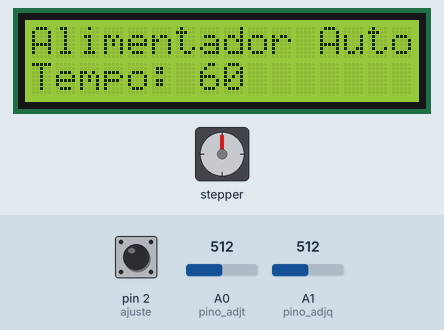
The sketch below on a simulated Arduino Uno, built with avr-gcc and run on an emulated ATmega328P. Shown: 16×2 character LCD, stepper motor. The test bench sets the inputs (shaded band); at power-on: pin 2 (ajuste) HIGH, A0 (pino_adjt) = 512, A1 (pino_adjq) = 512. Stepper angles assume 512 steps per turn.

Above: at 1.2 s.
At 3.3 s:
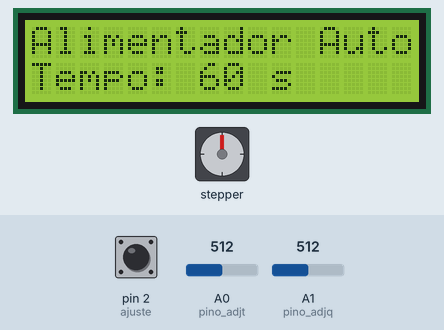
3.4 s: pin 2 (ajuste) pulled LOW for 0.15 s
At 3.48 s:
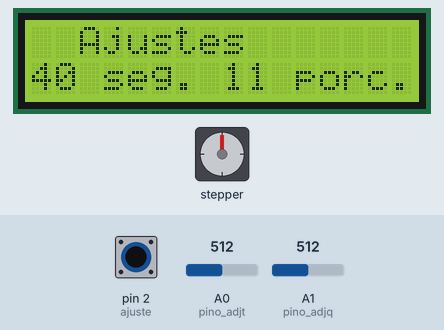
5.0 s: pin 2 (ajuste) pulled LOW for 3.2 s
At 48.68 s:
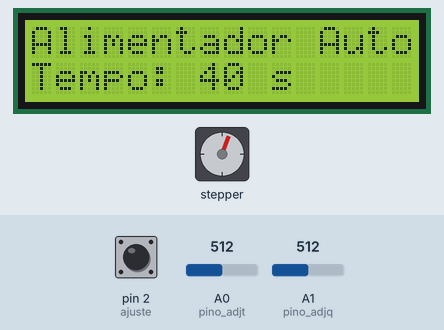
Timing chart, 0 to 50.6 s (numbered marks = the images above; inputs shaded):
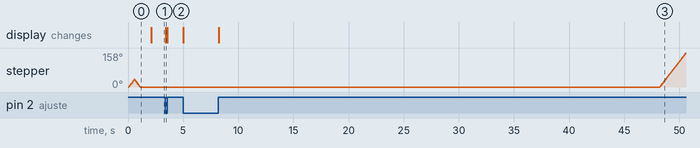

Measured:
- after the input at 3.4 s, the display: changes at once (image 2)

The sketch:

Alimentador_Automatico.ino
```cpp
#include <SimpleTimer.h>
#include <LiquidCrystal.h>
#include "Stepper_28BYJ_48.h"

const int rs = 12, en = 11, d4 = 10, d5 = 9, d6 = 8, d7 = 7;
LiquidCrystal lcd(rs, en, d4, d5, d6, d7);
Stepper_28BYJ_48 stepper(6,5,4,3);
SimpleTimer temporizador;

int ajuste = 2;
int pino_adjt = A0;
int pino_adjq = A1;
long valor_tempo = 60000;
long valor_qtde = 10;

void setup() {
  pinMode(ajuste,INPUT_PULLUP);
  temporizador.setInterval(valor_tempo);
  lcd.begin(16, 2);
  lcd.clear();
  lcd.setCursor(0,0);
  lcd.write("Alimentador Auto");
  lcd.setCursor(0,1);
  lcd.write("Tempo: ");
  lcd.print(valor_tempo/1000);
  stepper.step(50);
  stepper.step(-50);
  delay(1000);
}

void loop() {
  if ( digitalRead(ajuste) == LOW ) {
    lcd.setCursor(0,0);
    lcd.write("  Ajustes       ");
    valor_tempo = analogRead(pino_adjt);
    valor_tempo = map(valor_tempo, 0, 1023, 20000, 60000);
    temporizador.setInterval(valor_tempo);
    temporizador.reset();
    valor_qtde = analogRead(pino_adjq);
    valor_qtde = map(valor_qtde, 0, 1023, 1, 21);
    lcd.setCursor(0,1);
    lcd.print(valor_tempo/1000);
    lcd.print(" seg. ");
    lcd.print(valor_qtde);
    lcd.print(" porc.");
  }
  else {
    lcd.setCursor(0,0);
    lcd.write("Alimentador Auto");
    lcd.setCursor(0,1);
    lcd.write("Tempo: ");
    lcd.print(valor_tempo/1000);
    lcd.print(" s     ");
  }
  if (temporizador.isReady()) {
    stepper.step(500*valor_qtde);
    stepper.step(-100);
    temporizador.reset();
  }
}
```
